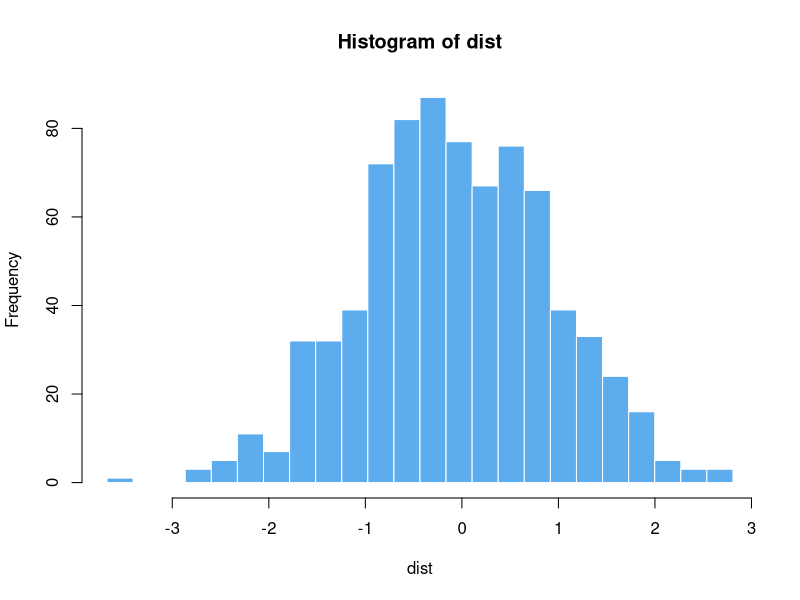

This figure's R source:
## ---- chunk 1
obs = 780
dist <- rnorm(obs)
breaks <- seq(min(dist), max(dist), length.out = 25)
hist(dist, breaks = breaks, col = 'steelblue2', border = 'white')
